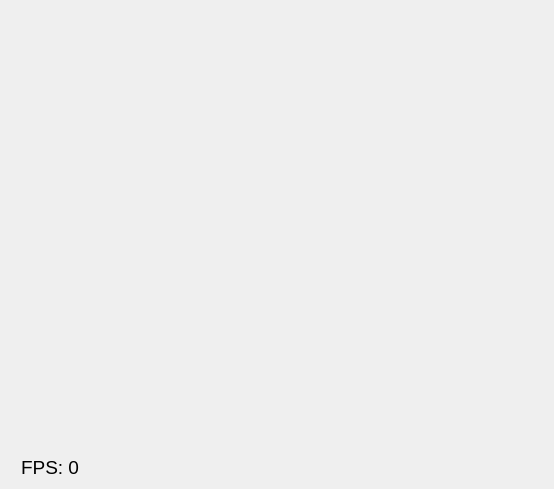
<?xml version="1.0" encoding="UTF-8"?>
<ui version="4.0">
 <class>MainWindow</class>
 <widget class="QMainWindow" name="MainWindow">
  <property name="geometry">
   <rect>
    <x>0</x>
    <y>0</y>
    <width>554</width>
    <height>489</height>
   </rect>
  </property>
  <property name="windowTitle">
   <string>MainWindow</string>
  </property>
  <widget class="QWidget" name="centralWidget">
   <widget class="QLabel" name="lblVideo">
    <property name="geometry">
     <rect>
      <x>20</x>
      <y>20</y>
      <width>512</width>
      <height>424</height>
     </rect>
    </property>
    <property name="autoFillBackground">
     <bool>true</bool>
    </property>
    <property name="text">
     <string/>
    </property>
   </widget>
   <widget class="QLabel" name="lblFPS">
    <property name="geometry">
     <rect>
      <x>21</x>
      <y>452</y>
      <width>131</width>
      <height>31</height>
     </rect>
    </property>
    <property name="font">
     <font>
      <pointsize>14</pointsize>
      <weight>50</weight>
      <bold>false</bold>
     </font>
    </property>
    <property name="text">
     <string>FPS: 0</string>
    </property>
   </widget>
  </widget>
 </widget>
 <layoutdefault spacing="6" margin="11"/>
 <resources/>
 <connections/>
</ui>
